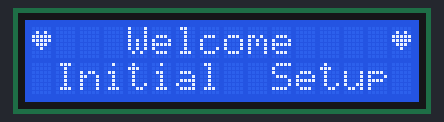
The sketch below on a simulated Arduino Uno, built with avr-gcc and run on an emulated ATmega328P. Shown: 16×2 character LCD.

Above: at 0.1 s.
At 3.1 s:
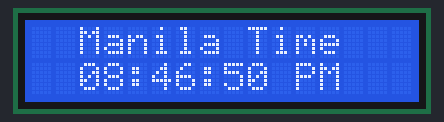
At 12.2 s:
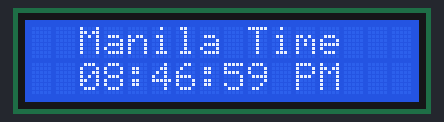
At 20.2 s:
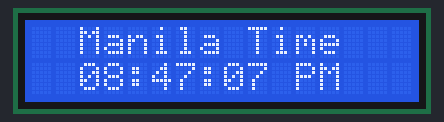
At 29.3 s:
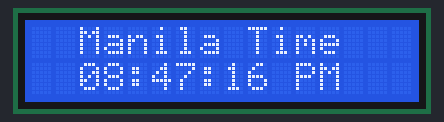
At 38.3 s:
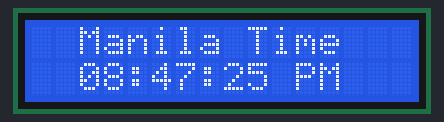

Measured:
- what the display in image 1 shows lasts 1.0 s, from 3.1 s to 4.1 s

The sketch:

A3_digital_clock.ino
```cpp
#include <LiquidCrystal.h>

LiquidCrystal lcd(12, 11, 5, 4, 3, 2);
uint8_t heart[8] = {0x0,0xa,0x1f,0x1f,0xe,0x4,0x0};

int hour = 8;
int minute = 46;
int second = 50;
String day = "PM";

void setup() {
  Serial.begin(9600);
  lcd.clear();
  lcd.createChar(0, heart);
  lcd.begin(16, 2);
  lcd.write(byte(0));
  lcd.print("   Welcome    "); //1st line
  lcd.write(byte(0));
  lcd.setCursor(0, 1); //go to next line
  lcd.print(" Initial  Setup");
  delay(3000);
}

void loop() {

    lcd.clear();
    lcd.setCursor(2,0);
    lcd.print("Manila Time");
    lcd.setCursor(2,1);
    if (hour < 10) {
      lcd.print(0);
    }
    lcd.print(hour);
    lcd.print(":");
    if (minute < 10) {
      lcd.print(0);
    }
    lcd.print(minute);
    lcd.print(":");
    if (second < 10) {
      lcd.print(0);
    }
    lcd.print(second);

    lcd.print(" "+ day);
    delay(1000);
    second = second + 1;
    if (second == 60)
    {
      second = 0;
      minute = minute + 1;
    }
    if (minute == 60)
    {
      minute = 0;
      hour = hour + 1;
    }
    if (hour == 13){
      if (day == "AM")
      {
        day = "PM";
      }
      else
      {
        day = "AM";
      }
      hour = 1;
    }
}
```
